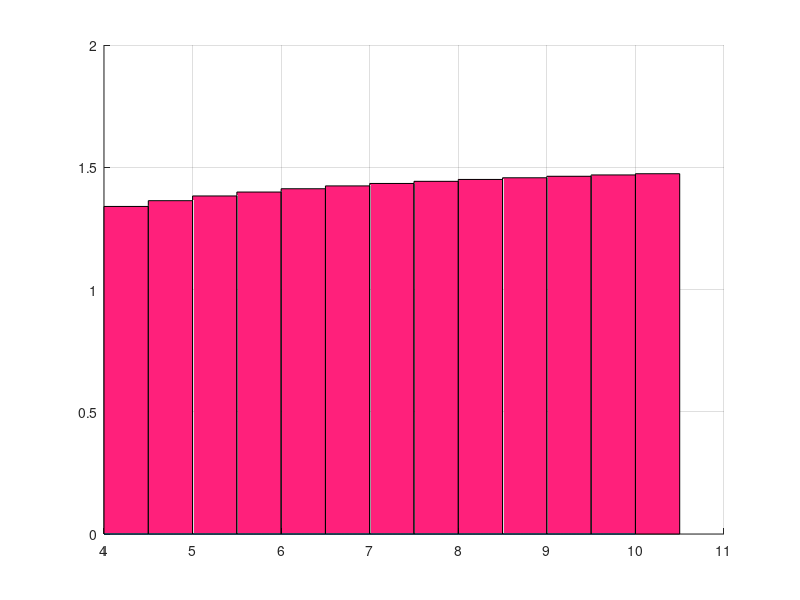

Here is the MATLAB script that generated this plot: (Note: this script raises an error after producing the figure.)
fun = @(x) atan(x);
%fun1= @(x) 1/7*x.^7;
q=integral(fun,0,10);

x=linspace(4,10,200);
% plot(x,fun1(x),'b')

hold on
grid on;
plot(x,zeros(size(x)))

for v = 4.0:0.5:10.0
    rectangle('Position',[v 0 0.5 fun(v+0.25)],'FaceColor','#FF207B')
end
ax = gca;
ax.XAxisLocation = 'origin';
ax.YAxisLocation = 'origin';

plot(x,fun(x),'g');
hold off;
